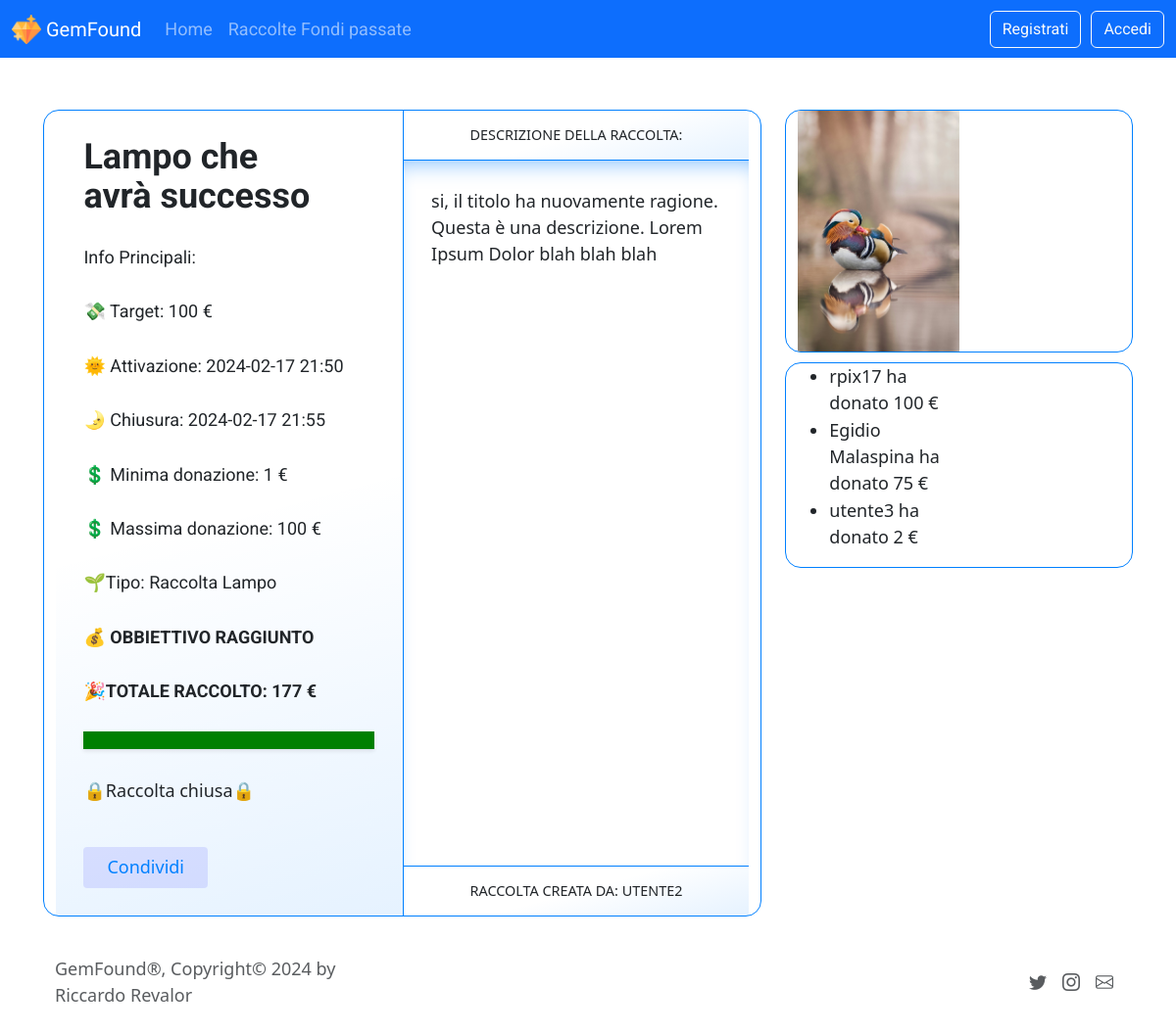
The app's page /raccolta/26 with its own data.
### tables this page shows
CREATE TABLE "Raccolte" (
	"RacID"	INTEGER NOT NULL UNIQUE,
	"UserID"	INTEGER NOT NULL,
	"Successo"	NUMERIC NOT NULL,
	"Open"	NUMERIC NOT NULL DEFAULT 1,
	"TotaleRaccolto"	INTEGER NOT NULL DEFAULT 0,
	"Target"	INTEGER NOT NULL,
	"Title"	TEXT NOT NULL,
	"Description"	TEXT NOT NULL,
	"ActivationDate"	TEXT NOT NULL,
	"ActivationTime"	TEXT NOT NULL,
	"CloseDate"	TEXT NOT NULL,
	"CloseTime"	TEXT NOT NULL,
	"Min"	INTEGER NOT NULL,
	"Max"	INTEGER NOT NULL,
	"Type"	NUMERIC NOT NULL DEFAULT 0,
	"Img"	TEXT DEFAULT 0,
	PRIMARY KEY("RacID" AUTOINCREMENT)
);

CREATE TABLE "Utenti" (
	"UserNickName"	TEXT NOT NULL UNIQUE,
	"UserID"	INTEGER NOT NULL UNIQUE,
	"Password"	TEXT NOT NULL,
	"UserMail"	TEXT NOT NULL UNIQUE,
	"Nome"	TEXT NOT NULL,
	"Cognome"	TEXT NOT NULL,
	"Ptf"	INTEGER NOT NULL DEFAULT 0,
	PRIMARY KEY("UserID" AUTOINCREMENT)
);

CREATE TABLE "Donazioni" (
	"RacID"	INTEGER NOT NULL,
	"NomeVisualizzato"	TEXT NOT NULL,
	"Importo"	INTEGER NOT NULL,
	"Commento"	TEXT NOT NULL DEFAULT 0,
	"numTransazione"	INTEGER NOT NULL UNIQUE,
	"UserID"	INTEGER NOT NULL DEFAULT -1,
	"Data"	TEXT NOT NULL,
	PRIMARY KEY("numTransazione" AUTOINCREMENT)
);

### app.py (the view)
@app.route('/raccolta/<int:id>')
def raccolta(id):
  rac = rac_dao.getRacByID(id)
  dons = don_dao.getDonationsByRacID(id) # possono non esserci donazioni
  nd = 0
  if dons: nd = len(dons)
  if not rac:
    flash('Raccolta Fondi non trovata!')
    return redirect(url_for('index'))
  user = user_dao.get_user_by_id(rac['UserID'])
  if not user:
    flash('Utente creatore della Raccolta non trovato!')
    return redirect(url_for('index'))
  nickname = user['UserNickName']
  sperimentale=0 # se è una raccolta sperimentale che si attiva nel futuro
  rag = 0 # se è stata raggiunto l'obiettivo
  today = datetime.datetime.now()
  if not checkRacOpen(rac):
    if datetime.datetime.strptime(rac['ActivationDate'] + " " + rac['ActivationTime'], '%Y-%m-%d %H:%M') > today and datetime.datetime.strptime(rac['CloseDate'] + " " + rac['CloseTime'], '%Y-%m-%d %H:%M') > today:
      sperimentale = 1
    else:
      rapporto = int(rac['TotaleRaccolto']) / int(rac['Target'])
      if rapporto >= 1: rag = 1
  return render_template('single2.html', raccolta=rac, nickname=nickname, donazioni=dons, nd= nd, raggiunto = rag, sperimentale = sperimentale)

### app.py (called while the page is built, shortened)
def checkRacOpen(rac):
  today = datetime.datetime.now()
  if rac['Open'] == 0:
    if datetime.datetime.strptime(rac['ActivationDate'] + " " + rac['ActivationTime'], '%Y-%m-%d %H:%M') <= today and datetime.datetime.strptime(rac['CloseDate'] + " " + rac['CloseTime'], '%Y-%m-%d %H:%M') > today:
      r = rac_dao.RacSetState(rac['RacID'], 1) # apri la raccolta nel db
      if not r:
        flash('Errore nel far attivare la Raccolta Fondi ' + rac['Title'] + '!')
        return redirect(url_for('index'))
      return True # EFFETTIVAMENTE aperta
    else:
      return False  # chiusa

### don_dao.py (called while the page is built)
def getDonationsByRacID(id):
    connection = sqlite3.connect(db)
    connection.row_factory = sqlite3.Row
    cursor = connection.cursor()
    donations = cursor.execute('SELECT * FROM Donazioni WHERE RacID = ?', (id,)).fetchall()
    cursor.close()
    connection.close()
    return donations

### rac_dao.py (called while the page is built)
def getRacByID(id):
    connection = sqlite3.connect(db)
    connection.row_factory = sqlite3.Row
    cursor = connection.cursor()
    rac = cursor.execute('SELECT * FROM Raccolte WHERE RacID = ?', (id,)).fetchone()
    cursor.close()
    connection.close()
    return rac

### user_dao.py (called while the page is built)
def get_user_by_id(id):
    conn = sqlite3.connect(db)
    conn.row_factory = sqlite3.Row
    cursor = conn.cursor()
    sql = 'SELECT * FROM Utenti WHERE UserID = ?'
    cursor.execute(sql, (id,))
    user = cursor.fetchone()
    cursor.close()
    conn.close()
    return user

### templates/single2.html (shortened to what this page needs)
{% extends "base.html" %}
{% block content %}
<link href="{{ url_for('static', filename='singlestyle.css') }}" rel="stylesheet">
<div class="row">
<main class="col-lg-8 col-12">
<article class="container">
    <section class="intro flow">
      <h2 class="racInfo">{{raccolta.Title |e}}</h2>
      <p class="racInfo">Info Principali:</p>
        <p class="racInfo">&#128184; Target: {{raccolta.Target |e}} &euro;</p>
        <p class="racInfo">&#127774; Attivazione: {{raccolta.ActivationDate ~' '~ raccolta.ActivationTime |e}}</p>
        <p class="racInfo">&#127771; Chiusura: {{raccolta.CloseDate ~' '~ raccolta.CloseTime |e}}</p>
        <p class="racInfo">&#128178; Minima donazione: {{raccolta.Min |e}} &euro;</p>
        <p class="racInfo">&#128178; Massima donazione: {{raccolta.Max |e}} &euro;</p>
        <p class="racInfo">&#127793;Tipo:
            {% if raccolta.Type == 0 %}
                Raccolta Normale
            {% else %}
                Raccolta Lampo
            {% endif %}
        </p>
        {% if raccolta.Open == 1 %}
        <p><strong class="racInfo">&#128176; Raccolto: {{raccolta.TotaleRaccolto |e}} &euro;</strong></p>
        {% else %}
          {% if sperimentale == 0 %}
              <p><strong class="racInfo">&#128176; {% if raggiunto %}OBBIETTIVO RAGGIUNTO{% else %}OBBIETTIVO NON RAGGIUNTO{% endif%}</strong></p>
              {% if raggiunto %}
                <p><strong class="racInfo">&#127881;TOTALE RACCOLTO: {{raccolta.TotaleRaccolto |e}} &euro;</strong></p>
              {% endif %}
          {% else %}
              <p><strong class="racInfo">&#128176; RACCOLTA NON ANCORA APERTA</strong></p>
          {% endif %}
        {% endif %}
      {% if raccolta.Open == 1 %}
        <progress id="progressBar" class="progress-bar progress-bar-striped progress-bar-animated" value="0" max="100"></progress>
      {% else %}
        {% if raggiunto %}
          <progress id="progressBar" class="progress-bar progress-bar-striped progress-bar-animated raggiunto" value="0" max="100"></progress>
        {% else %}
          <progress id="progressBar" class="progress-bar progress-bar-striped progress-bar-animated Nonraggiunto" value="0" max="100"></progress>
        {% endif %}
      {% endif %}
      {% if raccolta.Open == 1 %}
      <button>
        <a href="/donazione/{{raccolta.RacID}}">Dona ora!&#127873;</a>
      </button>
      {% else %}
        {% if sperimentale == 0 %}
          <p>&#128274;Raccolta chiusa&#128274;</p>
        {% else %}
          <p>&#128640;Raccolta non ancora aperta&#128640;</p>
        {% endif %}
      {% endif %}
      <button onclick="copyToClipboard()">Condividi</button>
    </section>
    <section class="details">
      <header>Descrizione della Raccolta:</header>
      <div class="scroll-container">
        <article class="scroll-content">
            {{raccolta.Description |e}}
        </article>
      </div>
      <footer>Raccolta creata da: {{ nickname |e }}</footer>
    </section>
  </article>
</main>
<aside class="col-lg-4 col-12">
{% if raccolta.Img != '0' %}
    <article class="container img-container">
        <img class="post-img" src="{{ url_for('static', filename=raccolta.Img) }}" alt="Nessuna foto trovata per la raccolta su: {{ raccolta.Title }}">
    </article>
{% else %}
    <p>Immagine non disponibile</p>
{% endif %}
<article class="container donators-container">
{% if nd > 0 %}
    <ul class="donators-list">
        {% for donazione in donazioni %}
            <li>{{ donazione.NomeVisualizzato |e }} ha donato {{ donazione.Importo |e }} &euro;</li>
        {% endfor %}
    </ul>
{% endif %}
</article>
</aside>
{% endblock %}

### static/style.css (style rules this page uses)
#progressBar { display: block; width: 100%; box-shadow: 0 2px 4px rgba(0, 0, 0, 0.1); }
.post-img { max-height: 400px; width: 100%; height: auto; object-fit: contain; overflow-y: auto; }

### static/singlestyle.css (style rules this page uses)
* { box-sizing: border-box; }
:root { --h: 210; --s: 100%; --l: 50%; --brand-color-bg: rgba(0, 0, 255, 0.1); --brand-color-fg: hsl(210, 100%, 50%); --border: 1px solid var(--brand-color-fg); --shadow-blur: 1.5rem; --shadow-color: hsla(var(--h) var(--s) var(--l) / 0.6); --shadow-y: 1rem; ---shadow-y: calc(var(--shadow-y) * -1); --space: clamp(1.125rem, 0.8rem + 1.3cqi, 1.875rem); --gradient: linear-gradient( 165deg, transparent 50%, hsla(var(--h) var(--s) var(--l) / 0.15) 125% ); }
.racInfo { font-family: 'PT Sans', 'Roboto', Arial, sans-serif; }
aside { width: 30%; }
.post-img { max-height: 400px; width: 100%; height: auto; object-fit: contain; overflow-y: auto; }
.img-container { max-height: 400px; overflow-y: auto; margin-bottom: 10px; ; display: flex; justify-content: center; text-align: center; }
.donators-container { max-height: 400px; overflow-y: auto; }
.donators-list li { margin-bottom: 1px; width: 100%; }
html, body { height: 100%; }
body { display: grid; place-items: center; font-family: system-ui, sans-serif; font-size: clamp(1rem, 0.6rem + 1.125cqi, 1.125rem); line-height: 1.5; padding: 2rem; }
h2 { font-size: 2em; font-weight: 700; line-height: 1.1; text-wrap: balance; }
button { font: inherit; line-height: normal; padding: 0.5rem 1.5rem 0.6rem; background: var(--brand-color-bg); color: var(--brand-color-fg); border: unset; border-radius: 0.25rem; }
.flow > * + * { margin-block-start: var(--space); }
.container { display: grid; grid-auto-rows: 1fr; border: var(--border); border-radius: 1rem; inline-size: min(55rem, 100%); }
.intro { padding: var(--space); background-image: var(--gradient); }
.details { display: grid; grid-template-rows: auto 1fr auto; border-block-start: var(--border); }
.details :where(header, footer) { padding: calc(var(--space) / 2) var(--space); text-align: center; font-size: 0.8em; font-weight: 500; text-transform: uppercase; background-image: var(--gradient); }
.scroll-container { position: relative; border-block: var(--border); overflow-y: auto; overscroll-behavior: contain; scrollbar-color: var(--brand-color-bg) transparent; animation: scroll-shadow-inset linear; animation-timeline: scroll(self); }
.scroll-content { position: absolute; top: 0; left: 0; padding: var(--space); }
#progressBar { background-color: #FFFFFF; color: #FFFFFF; display: block; width: 100%; box-shadow: 0 2px 4px rgba(0, 0, 0, 0.1); }
@media (min-width: 40rem) { .container { grid-template-columns: 1fr 1fr; } }
@media (min-width: 40rem) { .details { border-block-start: unset; border-inline-start: var(--border); } }

### records on screen
Raccolte: Title "Lampo che avrà successo", Target "100", ActivationDate+ActivationTime "2024-02-17 21:50", CloseDate+CloseTime "2024-02-17 21:55", Min "1", Max "100", TotaleRaccolto "177", Description "si, il titolo ha nuovamente ragione. Questa è una descrizione. Lorem Ipsum Dolor blah blah blah", Img (picture)
Utenti: UserNickName "UTENTE2"
Donazioni: NomeVisualizzato "rpix17", Importo "100"
Donazioni: NomeVisualizzato "Egidio Malaspina", Importo "75"
Donazioni: NomeVisualizzato "utente3", Importo "2"
